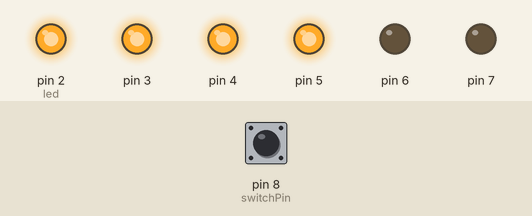
Bench run of a sketch on a simulated Arduino Uno, built with avr-gcc and run on an emulated ATmega328P. Shown: output pins drawn as LEDs (lit = HIGH). The inputs (shaded band) are chosen by the test bench; at power-on: pin 8 (switchPin) HIGH. What the sketch prints to the serial monitor is not drawn.

Above: at 9.4 s.
9.5 s: pin 8 (switchPin) pulled LOW for 0.15 s
At 10.9 s:
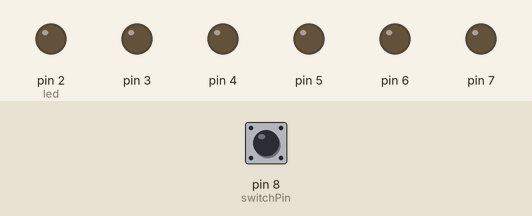
27.1 s: pin 8 (switchPin) pulled LOW for 1 s
At 30.8 s:
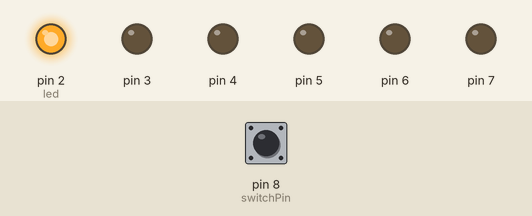
Timing chart, 0 to 45.6 s (numbered marks = the images above; inputs shaded):
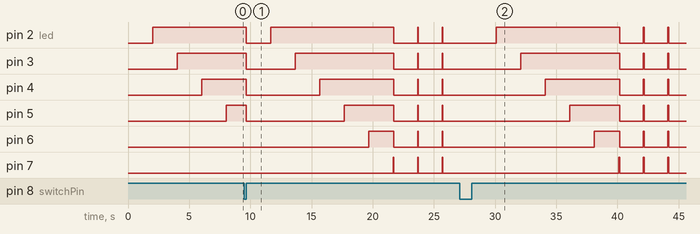

Measured:
- by itself, pin 2 (led): repeats every 2.0 s: LOW 2.0 s, HIGH 0.05 s

The sketch:

8-hourclass-improved.ino
```cpp
const int switchPin = 8;
unsigned long previoustime = 0;
int switchState = 0;
int previousSwitchState = 0;

int led = 2;

long intervalTime = 2000;

void setup() {
  for(int i = 2; i < 8; i++) {
    pinMode(i, OUTPUT);

  }

  pinMode(8, INPUT);
  Serial.begin(9600);

}

void loop() {
  Serial.println(switchState);
  unsigned long currentTime = millis();
  if(currentTime - previoustime > intervalTime) {
    previoustime = currentTime;
    digitalWrite(led, HIGH);
    led++;
    if(led > 7) {
      //TODO
      blink();


    }
  }

  switchState = digitalRead(8);
  if(switchState != previousSwitchState) {
    for(int j = 2; j < 8; j++) {
        digitalWrite(j, LOW);
      }
     led = 2;
     previoustime = currentTime;

  }
  previousSwitchState = switchState;
}


void blink() {

  for(int i = 2; i < 8; i++) {
      digitalWrite(i, HIGH);
  }

    delay(50);

  for(int i = 2; i < 8; i++) {
      digitalWrite(i, LOW);
  }
    delay(50);
}
```
